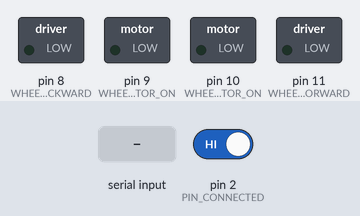
Bench run of a program on a simulated Arduino Uno, built with avr-gcc and run on an emulated ATmega328P. Shown: switched loads named in the program (green lamp = pin HIGH). Inputs (shaded band) come from the test bench; at power-on: pin 2 (PIN_CONNECTED) HIGH.

Above: at 1.2 s.
1.3 s: byte 102 (CMD_FORWARD) received over Serial
At 2.5 s:
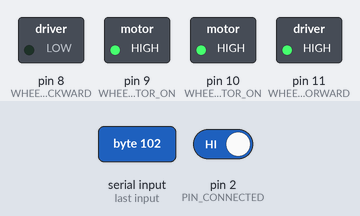
2.8 s: byte 98 (CMD_BACKWARD) received over Serial
At 3.7 s:
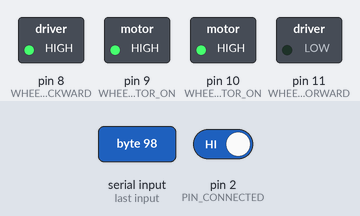
4.3 s: byte 114 (CMD_SPIN_RIGHT) received over Serial
At 4.9 s:
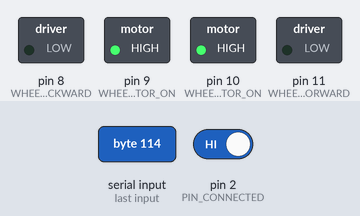
5.8 s: byte 108 (CMD_SPIN_LEFT) received over Serial
At 7.0 s:
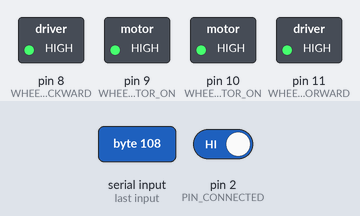
7.3 s: pin 2 (PIN_CONNECTED) driven LOW
At 8.3 s:
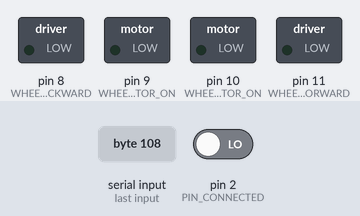
Timing chart, 0 to 9.8 s (numbered marks = the images above; inputs shaded):
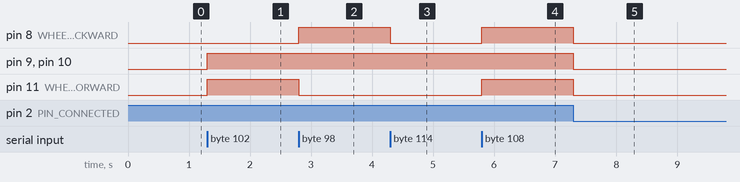

The program:

main.cpp
```cpp
#include <Arduino.h>
#include <stdint.h>

#define BAUD_RATE 9600

#define CMD_FORWARD 'f'
#define CMD_BACKWARD 'b'
#define CMD_SPIN_RIGHT 'r'
#define CMD_SPIN_LEFT 'l'
#define CMD_STOP 's'

#define PIN_CONNECTED 2

#define WHEEL_LEFT_BACKWARD 8
#define WHEEL_LEFT_MOTOR_ON 9

#define WHEEL_RIGHT_MOTOR_ON 10
#define WHEEL_RIGHT_FORWARD 11

char _cmd = 0;
char _last_cmd = 0;

void motors_spin_right()
{
  digitalWrite(WHEEL_RIGHT_MOTOR_ON, HIGH);
  digitalWrite(WHEEL_RIGHT_FORWARD, LOW);

  digitalWrite(WHEEL_LEFT_MOTOR_ON, HIGH);
  digitalWrite(WHEEL_LEFT_BACKWARD, LOW);
}

void motors_spin_left()
{
  digitalWrite(WHEEL_RIGHT_MOTOR_ON, HIGH);
  digitalWrite(WHEEL_RIGHT_FORWARD, HIGH);

  digitalWrite(WHEEL_LEFT_MOTOR_ON, HIGH);
  digitalWrite(WHEEL_LEFT_BACKWARD, HIGH);
}

void motors_forward()
{
  digitalWrite(WHEEL_RIGHT_MOTOR_ON, HIGH);
  digitalWrite(WHEEL_RIGHT_FORWARD, HIGH);

  digitalWrite(WHEEL_LEFT_MOTOR_ON, HIGH);
  digitalWrite(WHEEL_LEFT_BACKWARD, LOW);
}

void motors_backward()
{
  digitalWrite(WHEEL_RIGHT_MOTOR_ON, HIGH);
  digitalWrite(WHEEL_RIGHT_FORWARD, LOW);

  digitalWrite(WHEEL_LEFT_MOTOR_ON, HIGH);
  digitalWrite(WHEEL_LEFT_BACKWARD, HIGH);
}

void motors_stop()
{
  digitalWrite(WHEEL_RIGHT_MOTOR_ON, LOW);
  digitalWrite(WHEEL_RIGHT_FORWARD, LOW);

  digitalWrite(WHEEL_LEFT_MOTOR_ON, LOW);
  digitalWrite(WHEEL_LEFT_BACKWARD, LOW);
}

void setup()
{
  motors_stop();

  pinMode(WHEEL_RIGHT_MOTOR_ON, OUTPUT);
  pinMode(WHEEL_RIGHT_FORWARD, OUTPUT);

  pinMode(WHEEL_LEFT_MOTOR_ON, OUTPUT);
  pinMode(WHEEL_LEFT_BACKWARD, OUTPUT);

  pinMode(PIN_CONNECTED, INPUT);

  Serial.begin(BAUD_RATE);
}

void loop()
{
  if (digitalRead(PIN_CONNECTED) == LOW)
  {
    if (_last_cmd == CMD_STOP)
    {
      return;
    }

    _last_cmd = CMD_STOP;
    motors_stop();
    return;
  }

  if (Serial.available() <= 0)
  {
    return;
  }

  _cmd = Serial.read();
  if (_last_cmd == _cmd)
  {
    return;
  }

  _last_cmd = _cmd;
  switch (_cmd)
  {
  case CMD_FORWARD:
    motors_forward();
    break;
  case CMD_BACKWARD:
    motors_backward();
    break;
  case CMD_SPIN_RIGHT:
    motors_spin_right();
    break;
  case CMD_SPIN_LEFT:
    motors_spin_left();
    break;
  case CMD_STOP:
    motors_stop();
  }
}
```

Measured:
- after the input at 1.3 s, pin 9 (WHEEL_LEFT_MOTOR_ON), pin 10 (WHEEL_RIGHT_MOTOR_ON), pin 11 (WHEEL_RIGHT_FORWARD): LOW → HIGH at once
- after the input at 2.8 s, pin 8 (WHEEL_LEFT_BACKWARD): LOW → HIGH at once; pin 11 (WHEEL_RIGHT_FORWARD): HIGH → LOW at once
- after the input at 4.3 s, pin 8 (WHEEL_LEFT_BACKWARD): HIGH → LOW at once
- after the input at 5.8 s, pin 8 (WHEEL_LEFT_BACKWARD), pin 11 (WHEEL_RIGHT_FORWARD): LOW → HIGH at once
- after the input at 7.3 s, pin 8 (WHEEL_LEFT_BACKWARD), pin 9 (WHEEL_LEFT_MOTOR_ON), pin 10 (WHEEL_RIGHT_MOTOR_ON), pin 11 (WHEEL_RIGHT_FORWARD): HIGH → LOW at once
